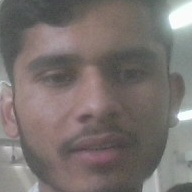
#> input picture data/training_images/user.1.0.jpg, 192 x 192 px
$ python -i face_utils.py   (imports and definitions only)
#> lines starting #> are read from the running program, lines starting #| are printed output that depends on the picture
#> further down, picture is the input picture: shape (192, 192, 3); mean B, G, R 111.5, 114.4, 122.1
import cv2
import numpy as np
from typing import Tuple, List, Optional
import logging
import os
import urllib.request
from pathlib import Path
import time  # Add this import

class FaceDetector:
    CASCADE_URL = "https://raw.githubusercontent.com/opencv/opencv/master/data/haarcascades/haarcascade_frontalface_default.xml"

    def __init__(self, cascade_path: Optional[str] = None):
        if cascade_path is None:
            cascade_path = str(Path(__file__).parent.parent.parent / "data" / "haarcascade_frontalface_default.xml")

        # Download cascade file if it doesn't exist
        if not os.path.exists(cascade_path):
            os.makedirs(os.path.dirname(cascade_path), exist_ok=True)
            try:
                urllib.request.urlretrieve(self.CASCADE_URL, cascade_path)
                logging.info(f"Downloaded cascade file to {cascade_path}")
            except Exception as e:
                logging.error(f"Error downloading cascade file: {e}")
                raise

        self.face_cascade = cv2.CascadeClassifier(cascade_path)
        self.recognizer = cv2.face.LBPHFaceRecognizer_create()
        self.model_loaded = False
        self.performance_stats = {
            'face_detection': [],
            'recognition': [],
            'training': None
        }

    def detect_faces(self, frame: np.ndarray) -> List[Tuple[int, int, int, int]]:
        start_time = time.perf_counter()
        gray = cv2.cvtColor(frame, cv2.COLOR_BGR2GRAY)
        gray = cv2.equalizeHist(gray)
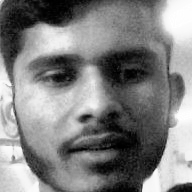
#> gray: shape (192, 192); min 0, max 255, mean 129

        faces = self.face_cascade.detectMultiScale(
            gray,
            scaleFactor=1.1,        # More gradual scaling
            minNeighbors=5,         # Reduced to detect more faces
            minSize=(30, 30),       # Smaller minimum size
            maxSize=(300, 300),     # Add maximum size
            flags=cv2.CASCADE_SCALE_IMAGE
        )
#> faces = [[10, 12, 167, 167]]
        detection_time = (time.perf_counter() - start_time) * 1000
        self.performance_stats['face_detection'].append(detection_time)
        return faces

    # [95 lines left out: functions predict_face, train_recognizer, save_trained_model, load_trained_model, not called in this run]

>>> import cv2
>>> picture = cv2.imread('../../data/training_images/user.1.0.jpg')
>>> result = FaceDetector().detect_faces(picture)
#> result = [[10, 12, 167, 167]]

$ run again, on data/training_images/user.1.13.jpg
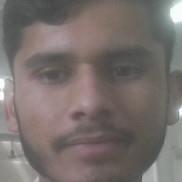
#> input picture data/training_images/user.1.13.jpg, 182 x 182 px
#> picture is the input picture: shape (182, 182, 3); mean B, G, R 108.6, 111.8, 120.3
#> in detect_faces, `gray = cv2.equalizeHist(gray)`:
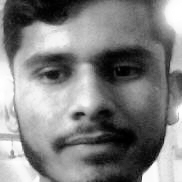
#> gray: shape (182, 182); min 0, max 255, mean 129
#> faces = [[11, 13, 157, 157]]
